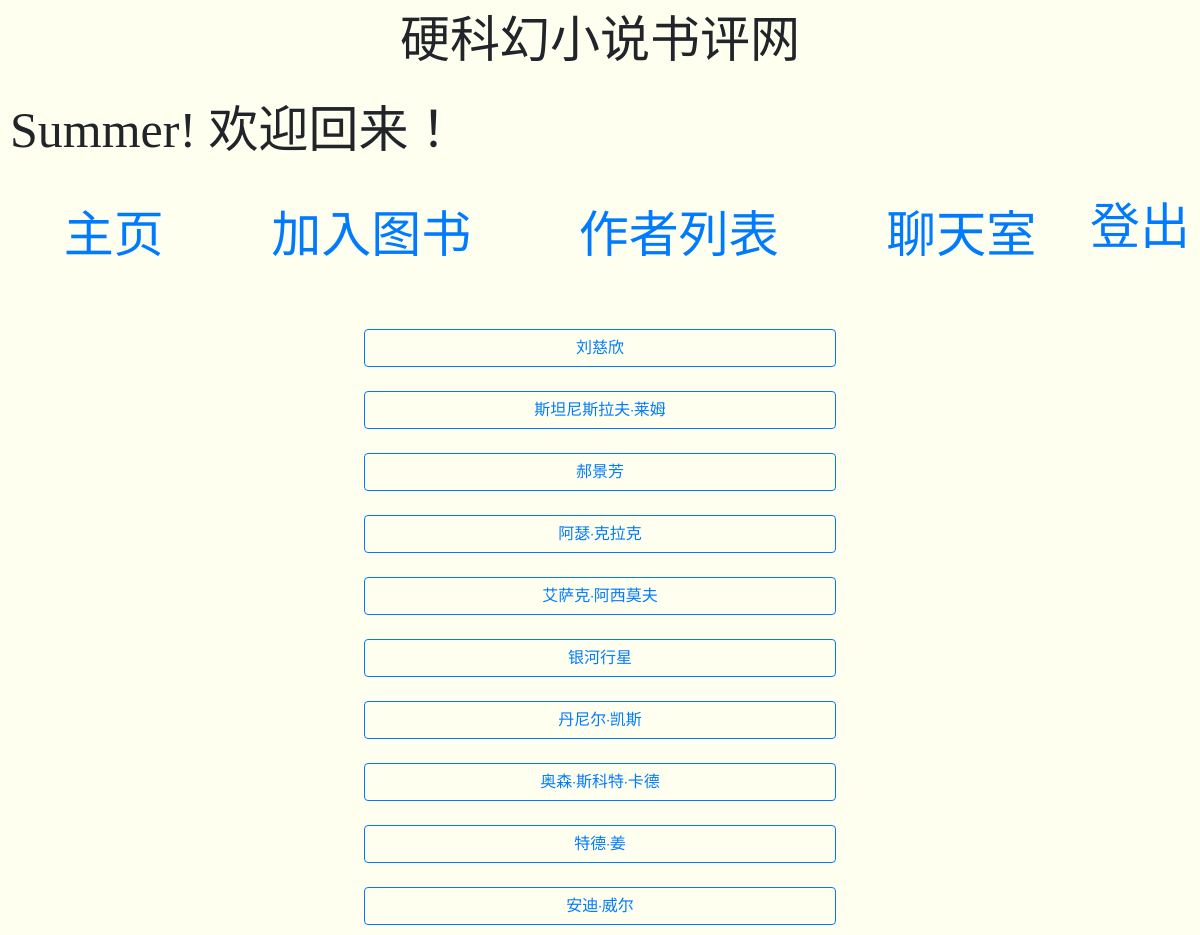
Page /author_list (signed in) on the committed database.
### books/models.py (models this page shows, shortened)
class Book(models.Model):
    book_name = models.CharField(max_length=50)
    author_name = models.CharField(max_length=30)
    desc = models.TextField(default="暂无简介")
    image_url = models.CharField(max_length=228, default = None, blank = True, null = True)

### books/views.py (the view)
# urls.py: path('author_list', views.author_list, name="author_list"),
def author_list(request):
    author_list = Book.objects.values('author_name').distinct()
    return render(request, "books/authorlist.html",{
        "author_list" : author_list,
    })

### books/templates/books/authorlist.html (shortened to what this page needs)
{% extends "books/layout.html" %}
{% block body %}
    <div id="activelist">
    {% for author in author_list %}
    <div>
        <form  action ="{% url 'theauthor' %}"  method="get">
            <button class="btn btn-outline-primary" type = "submit" value = {{ author.author_name }} name = "author_name"> {{author.author_name}} </button>
        </form>
    </div>
    {% endfor %}
    </div>
{% endblock %}

### books/templates/books/authorlist.html (style rules this page uses)
#activelist { margin-top: 4vw; grid-gap: 2vw; display:grid; width: 40%; margin-left: 30%; grid-template-rows: repeat(auto,1fr); grid-template-columns: 1fr; font-family: 'Nunito', sans-serif; text-align: center; }
button { width: 100%; }

### books/templates/books/layout.html (style rules this page uses)
body { padding: 10px; text-align: center; background-color : #FFFFF0; }

### rows in the picture
Book: author_name "斯坦尼斯拉夫·莱姆"
Book: author_name "郝景芳"
Book: author_name "银河行星"
Book: author_name "丹尼尔·凯斯"
Book: author_name "奥森·斯科特·卡德"
Book: author_name "特德·姜"
Book: author_name "安迪·威尔"

### other values in the picture
{{ request.session.user_name }} "Summer"
{{ author.author_name }} "刘慈欣" "阿瑟·克拉克" "艾萨克·阿西莫夫"
